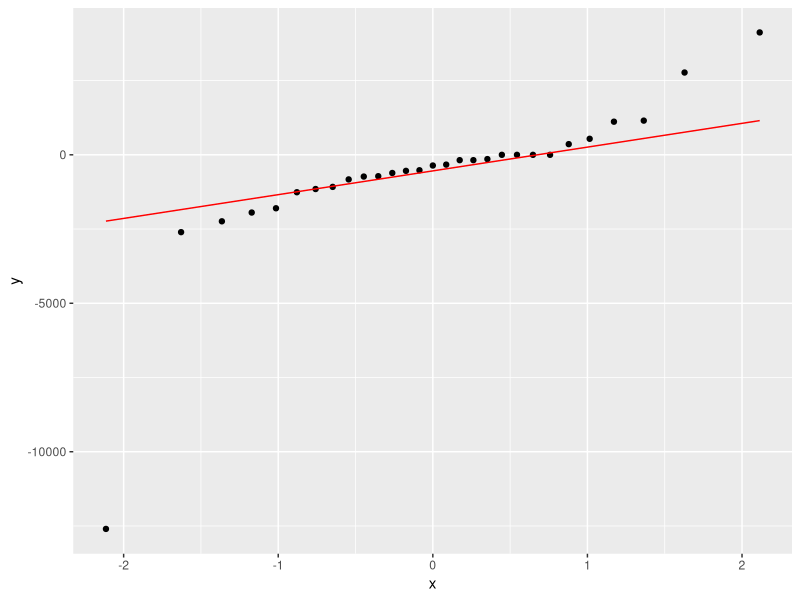
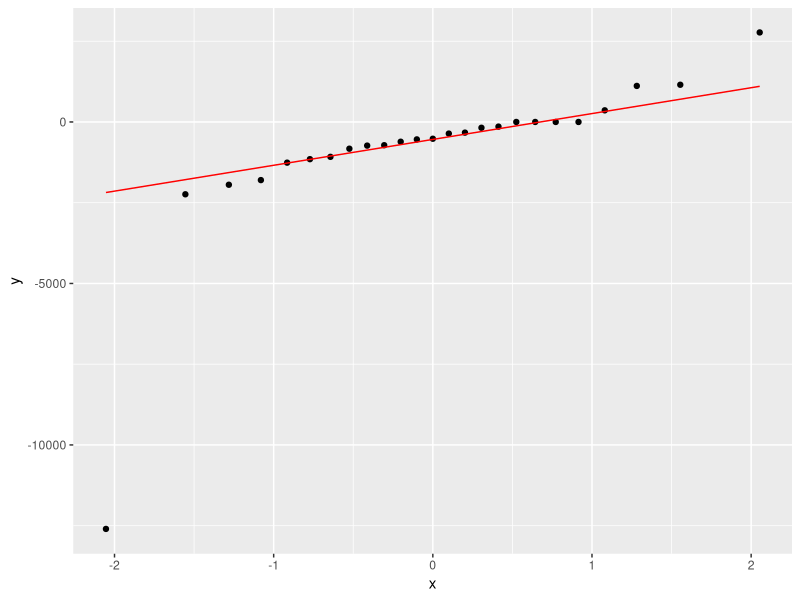
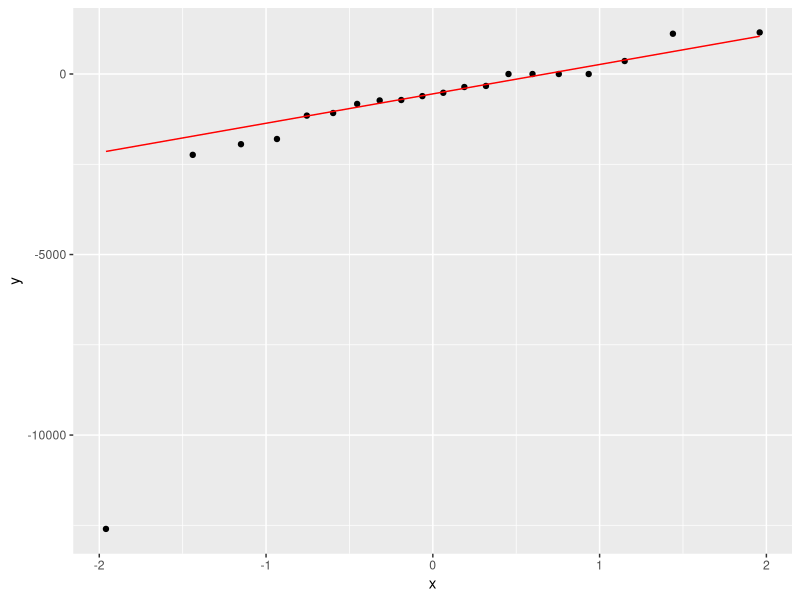

Write the R code that produced these figures, in order.
## ---- chunk 1
library(tidyverse); library(knitr); library(ggplot2); library(kableExtra); library(readxl); library(dplyr); library(flextable); library(pbkrtest); library(broom)
Resultatskjema <- read_excel("Resultatskjema.xlsx", na = "NA")

# analyse per protocl 1 treningsøkt per uke

# ordner et datasett for grafisk fremstilling med individuelle endringer fra pre til post i prosent og endringsscore for bruk i statistiske tester
phys_act <- Resultatskjema %>%
  select(id, sex, group, time, phys_act) %>%
  mutate(time = factor(time, levels = c("pre", "post"),
                       labels = c("Pre", "Post")),
         group = factor(group, levels = c("fls", "kon"),
                        labels = c("Intervensjon", "Kontroll"))) %>% 
  pivot_wider(names_from = time,
              values_from = phys_act) %>%
  mutate(change.phys_act = Post - Pre) %>%
  mutate(change.phys_act.pros = ((Post - Pre)/ Pre) * 100) %>%
  group_by(group) %>%
  print()

# sjekker normalfordelingen 
ggplot(phys_act, aes(sample = change.phys_act)) + stat_qq() + stat_qq_line(col = "red")

phys_act.lm <- lm(change.phys_act ~ group, data = phys_act)
summary(phys_act.lm)


# lager et datasett med gjennomsnittsverdier av prosentvis endring for bruk i graf
mean.phys_act <- phys_act %>%
  summarise(mean.phys_act = mean(change.phys_act, na.rm = TRUE),
            sd.phys_act = sd(change.phys_act, na.rm = TRUE)) %>%
  print()


phys_act.pp <- Resultatskjema %>%
  filter(id != "tr031 012") %>% 
  filter(id != "tr031 013") %>% 
  filter(id != "tr031 010") %>% 
  filter(id != "tr031 007") %>%
  # fjerner drop out
  filter(id != "tr031 10541") %>%
  filter(id != "tr031 13404") %>%
  filter(id != "tr031 11421") %>%
  filter(id != "tr031 004") %>%
  filter(id != "tr031 008") %>%
  filter(id != "tr031 001") %>%
  filter(id != "tr031 016") %>%
  select(id, sex, group, time, phys_act) %>%
  mutate(time = factor(time, levels = c("pre", "post"),
                       labels = c("Pre", "Post")),
         group = factor(group, levels = c("fls", "kon"),
                        labels = c("Intervensjon", "Kontroll"))) %>% 
  pivot_wider(names_from = time,
              values_from = phys_act) %>%
  mutate(change.phys_act.pp = Post - Pre) %>%
  mutate(change.phys_act.pros.pp = ((Post - Pre)/ Pre) * 100) %>%
  group_by(group) %>%
  print()

ggplot(phys_act.pp, aes(sample = change.phys_act.pp)) + stat_qq() + stat_qq_line(col = "red")

phys_act.lm.pp <- lm(change.phys_act.pp ~ group, data = phys_act.pp)
summary(phys_act.lm.pp)


phys_act.ppm <- Resultatskjema %>%
  filter(id != "tr031 012") %>% 
  filter(id != "tr031 013") %>% 
  filter(id != "tr031 010") %>% 
  filter(id != "tr031 007") %>% 
  filter(id != "tr031 002") %>% 
  filter(id != "tr031 006") %>% 
  filter(id != "tr031 009") %>% 
  filter(id != "tr031 015") %>%
  filter(id != "tr031 014") %>%
  # fjerner drop out
  filter(id != "tr031 10541") %>%
  filter(id != "tr031 13404") %>%
  filter(id != "tr031 11421") %>%
  filter(id != "tr031 004") %>%
  filter(id != "tr031 008") %>%
  filter(id != "tr031 001") %>%
  filter(id != "tr031 016") %>%
  select(id, sex, group, time, phys_act) %>%
  mutate(time = factor(time, levels = c("pre", "post"),
                       labels = c("Pre", "Post")),
         group = factor(group, levels = c("fls", "kon"),
                        labels = c("Intervensjon", "Kontroll"))) %>% 
  pivot_wider(names_from = time,
              values_from = phys_act) %>%
  mutate(change.phys_act.ppm = Post - Pre) %>%
  mutate(change.phys_act.pros.ppm = ((Post - Pre)/ Pre) * 100) %>%
  group_by(group) %>%
  print()

ggplot(phys_act.ppm, aes(sample = change.phys_act.ppm)) + stat_qq() + stat_qq_line(col = "red")

phys_act.lm.ppm <- lm(change.phys_act.ppm ~ group, data = phys_act.ppm)
summary(phys_act.lm.ppm)
